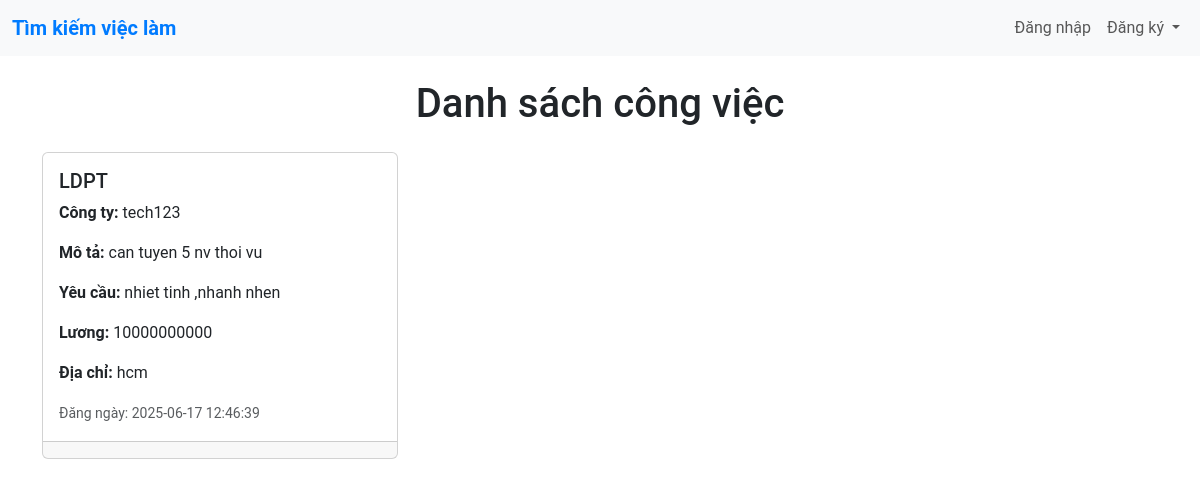
The page / on the database its author committed.
### tables this page shows
CREATE TABLE jobs (
            id INTEGER PRIMARY KEY AUTOINCREMENT,
            company_id INTEGER,
            title TEXT NOT NULL,
            description TEXT NOT NULL,
            requirements TEXT NOT NULL,
            salary TEXT NOT NULL,
            address TEXT NOT NULL,
            education TEXT,
            experience TEXT,
            created_at TEXT,
            FOREIGN KEY(company_id) REFERENCES users(id)
        );

CREATE TABLE companies (
            user_id INTEGER PRIMARY KEY,
            company_name TEXT NOT NULL,
            address TEXT,
            website TEXT,
            field TEXT,
            country TEXT,
            FOREIGN KEY(user_id) REFERENCES users(id)
        );

### app.py (the view)
@app.route('/')
def home():
    conn = get_db_connection()
    c = conn.cursor()
    c.execute("SELECT j.*, c.company_name FROM jobs j JOIN companies c ON j.company_id = c.user_id ORDER BY j.created_at DESC")
    jobs = c.fetchall()
    conn.close()
    return render_template('home.html', jobs=jobs)

### app.py (called while the page is built)
def get_db_connection():
    conn = sqlite3.connect('database.db')
    conn.row_factory = sqlite3.Row
    return conn

### templates/home.html (shortened to what this page needs)
{% extends "base.html" %}
{% block content %}
<h1 class="text-center mb-4">Danh sách công việc</h1>
<div class="row">
    {% for job in jobs %}
    <div class="col-md-4 mb-4">
        <div class="card h-100">
            <div class="card-body">
                <h5 class="card-title">{{ job.title }}</h5>
                <p class="card-text"><strong>Công ty:</strong> {{ job.company_name }}</p>
                <p class="card-text"><strong>Mô tả:</strong> {{ job.description|truncate(100) }}</p>
                <p class="card-text"><strong>Yêu cầu:</strong> {{ job.requirements|truncate(100) }}</p>
                <p class="card-text"><strong>Lương:</strong> {{ job.salary }}</p>
                <p class="card-text"><strong>Địa chỉ:</strong> {{ job.address }}</p>
                <p class="card-text"><small class="text-muted">Đăng ngày: {{ job.created_at }}</small></p>
            </div>
            <div class="card-footer">
            </div>
        </div>
    </div>
    {% else %}
    <p class="text-center">Chưa có công việc nào.</p>
    {% endfor %}
</div>
{% endblock %}

### static/css/style.css (style rules this page uses)
body { font-family: 'Roboto', sans-serif; }
.card { transition: transform 0.2s; }

### rows shown on the page
jobs: title "LDPT", company_name "tech123", description "can tuyen 5 nv thoi vu", requirements "nhiet tinh ,nhanh nhen", salary "10000000000", address "hcm", created_at "2025-06-17 12:46:39"
